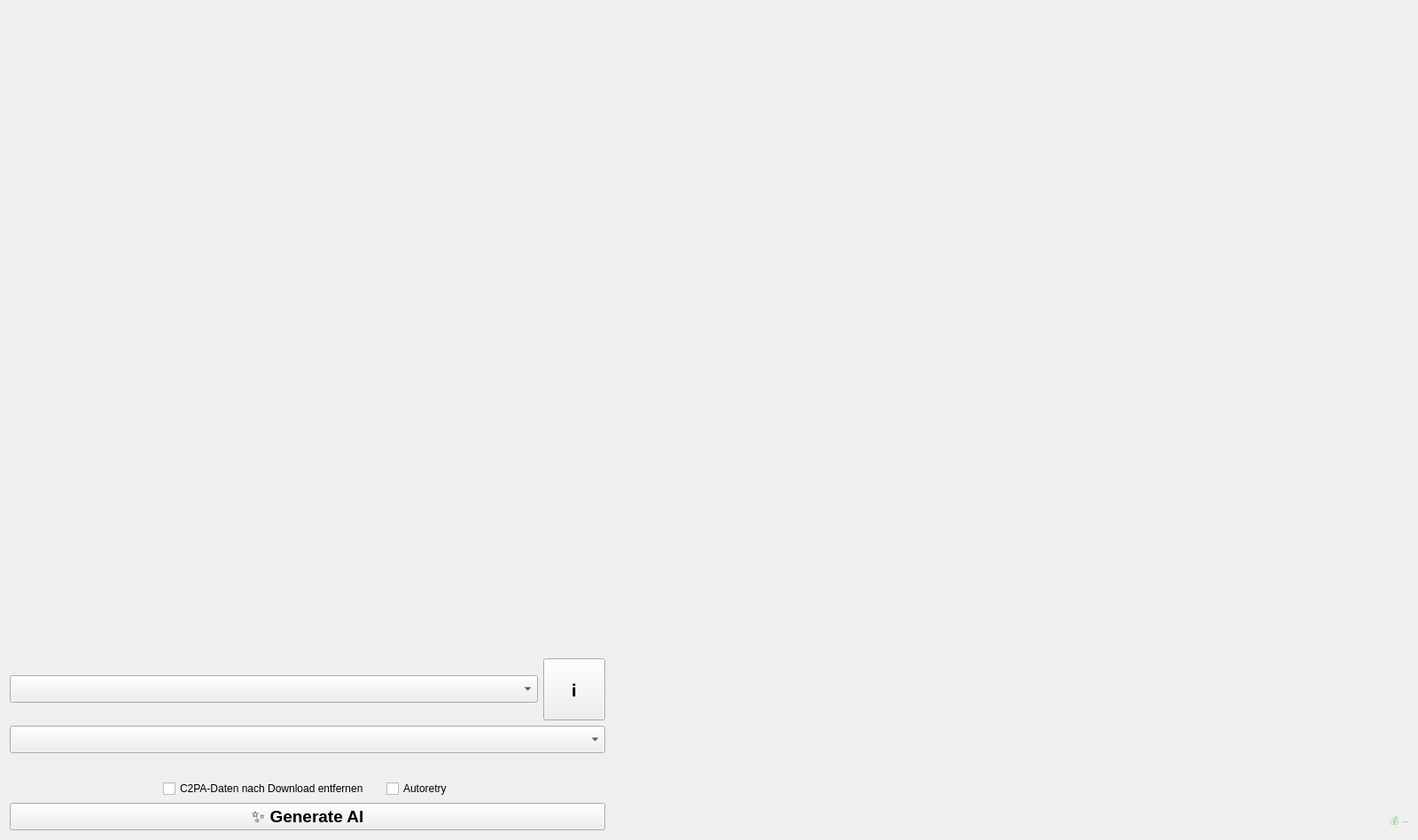
<?xml version="1.0" encoding="UTF-8"?>
<ui version="4.0">
 <class>MainWindow</class>
 <widget class="QWidget" name="MainWindow">
  <property name="geometry">
   <rect>
    <x>0</x>
    <y>0</y>
    <width>1600</width>
    <height>900</height>
   </rect>
  </property>
  <property name="windowTitle">
   <string>API Image Generator</string>
  </property>
  <layout class="QHBoxLayout" name="root_layout" stretch="1,1">
   <property name="spacing">
    <number>6</number>
   </property>
   <property name="leftMargin">
    <number>11</number>
   </property>
   <property name="topMargin">
    <number>11</number>
   </property>
   <property name="rightMargin">
    <number>11</number>
   </property>
   <property name="bottomMargin">
    <number>11</number>
   </property>
   <item>
    <layout class="QVBoxLayout" name="left_layout" stretch="1,0,0,0,0,0,0">
     <property name="spacing">
      <number>6</number>
     </property>
     <property name="leftMargin">
      <number>0</number>
     </property>
     <property name="topMargin">
      <number>0</number>
     </property>
     <property name="rightMargin">
      <number>0</number>
     </property>
     <property name="bottomMargin">
      <number>0</number>
     </property>
     <item>
      <widget class="QWidget" name="prompt_slot" native="true">
       <property name="sizePolicy">
        <sizepolicy hsizetype="Expanding" vsizetype="Expanding">
         <horstretch>0</horstretch>
         <verstretch>0</verstretch>
        </sizepolicy>
       </property>
       <property name="minimumSize">
        <size>
         <width>0</width>
         <height>180</height>
        </size>
       </property>
      </widget>
     </item>
     <item>
      <layout class="QHBoxLayout" name="folder_row">
       <property name="spacing">
        <number>6</number>
       </property>
       <property name="leftMargin">
        <number>0</number>
       </property>
       <property name="topMargin">
        <number>0</number>
       </property>
       <property name="rightMargin">
        <number>0</number>
       </property>
       <property name="bottomMargin">
        <number>0</number>
       </property>
       <item>
        <widget class="FolderDropdown" name="folder_dropdown">
         <property name="sizePolicy">
          <sizepolicy hsizetype="Expanding" vsizetype="Fixed">
           <horstretch>0</horstretch>
           <verstretch>0</verstretch>
          </sizepolicy>
         </property>
         <property name="font">
          <font>
           <pointsize>14</pointsize>
          </font>
         </property>
        </widget>
       </item>
       <item>
        <widget class="GenerateAiButton" name="info_btn">
         <property name="minimumSize">
          <size>
           <width>70</width>
           <height>70</height>
          </size>
         </property>
         <property name="maximumSize">
          <size>
           <width>70</width>
           <height>70</height>
          </size>
         </property>
         <property name="font">
          <font>
           <pointsize>14</pointsize>
           <bold>true</bold>
          </font>
         </property>
         <property name="toolTip">
          <string>Info / About</string>
         </property>
         <property name="text">
          <string>ℹ</string>
         </property>
        </widget>
       </item>
      </layout>
     </item>
     <item>
      <layout class="QHBoxLayout" name="model_row" stretch="1">
       <property name="spacing">
        <number>6</number>
       </property>
       <property name="leftMargin">
        <number>0</number>
       </property>
       <property name="topMargin">
        <number>0</number>
       </property>
       <property name="rightMargin">
        <number>0</number>
       </property>
       <property name="bottomMargin">
        <number>0</number>
       </property>
       <item>
        <widget class="Dropdown" name="model_dropdown">
         <property name="font">
          <font>
           <pointsize>14</pointsize>
          </font>
         </property>
        </widget>
       </item>
      </layout>
     </item>
     <item>
      <layout class="QHBoxLayout" name="param_row">
       <property name="spacing">
        <number>6</number>
       </property>
       <property name="leftMargin">
        <number>16</number>
       </property>
       <property name="topMargin">
        <number>0</number>
       </property>
       <property name="rightMargin">
        <number>16</number>
       </property>
       <property name="bottomMargin">
        <number>0</number>
       </property>
       <item>
        <widget class="QFrame" name="param_frame">
         <property name="frameShape">
          <enum>QFrame::Shape::NoFrame</enum>
         </property>
         <layout class="QFormLayout" name="param_layout">
          <property name="labelAlignment">
           <set>Qt::AlignmentFlag::AlignRight</set>
          </property>
          <property name="formAlignment">
           <set>Qt::AlignmentFlag::AlignLeft|Qt::AlignmentFlag::AlignTop</set>
          </property>
          <property name="horizontalSpacing">
           <number>6</number>
          </property>
          <property name="verticalSpacing">
           <number>6</number>
          </property>
          <property name="leftMargin">
           <number>9</number>
          </property>
          <property name="topMargin">
           <number>9</number>
          </property>
          <property name="rightMargin">
           <number>9</number>
          </property>
          <property name="bottomMargin">
           <number>9</number>
          </property>
         </layout>
        </widget>
       </item>
      </layout>
     </item>
     <item>
      <layout class="QHBoxLayout" name="thumb_row">
       <property name="spacing">
        <number>6</number>
       </property>
       <property name="leftMargin">
        <number>16</number>
       </property>
       <property name="topMargin">
        <number>0</number>
       </property>
       <property name="rightMargin">
        <number>16</number>
       </property>
       <property name="bottomMargin">
        <number>0</number>
       </property>
      </layout>
     </item>
     <item>
      <layout class="QHBoxLayout" name="options_row" stretch="1,0,0,1">
       <property name="spacing">
        <number>20</number>
       </property>
       <property name="leftMargin">
        <number>0</number>
       </property>
       <property name="topMargin">
        <number>0</number>
       </property>
       <property name="rightMargin">
        <number>0</number>
       </property>
       <property name="bottomMargin">
        <number>0</number>
       </property>
       <item>
        <spacer name="options_left_spacer">
         <property name="orientation">
          <enum>Qt::Orientation::Horizontal</enum>
         </property>
         <property name="sizeType">
          <enum>QSizePolicy::Policy::Expanding</enum>
         </property>
         <property name="sizeHint" stdset="0">
          <size>
           <width>0</width>
           <height>0</height>
          </size>
         </property>
        </spacer>
       </item>
       <item>
        <widget class="OptionCheckBox" name="remove_c2pa_checkbox">
         <property name="text">
          <string>C2PA-Daten nach Download entfernen</string>
         </property>
        </widget>
       </item>
       <item>
        <widget class="OptionCheckBox" name="auto_retry_checkbox">
         <property name="text">
          <string>Autoretry</string>
         </property>
        </widget>
       </item>
       <item>
        <spacer name="options_right_spacer">
         <property name="orientation">
          <enum>Qt::Orientation::Horizontal</enum>
         </property>
         <property name="sizeType">
          <enum>QSizePolicy::Policy::Expanding</enum>
         </property>
         <property name="sizeHint" stdset="0">
          <size>
           <width>0</width>
           <height>0</height>
          </size>
         </property>
        </spacer>
       </item>
      </layout>
     </item>
     <item>
      <widget class="GenerateAiButton" name="generate_btn">
       <property name="font">
        <font>
         <pointsize>14</pointsize>
         <bold>true</bold>
        </font>
       </property>
       <property name="text">
        <string>✨ Generate AI</string>
       </property>
      </widget>
     </item>
    </layout>
   </item>
   <item>
    <layout class="QVBoxLayout" name="right_layout">
     <property name="spacing">
      <number>6</number>
     </property>
     <property name="leftMargin">
      <number>0</number>
     </property>
     <property name="topMargin">
      <number>0</number>
     </property>
     <property name="rightMargin">
      <number>0</number>
     </property>
     <property name="bottomMargin">
      <number>0</number>
     </property>
     <item>
      <widget class="ImagePreview" name="image_preview" native="true">
       <property name="minimumSize">
        <size>
         <width>900</width>
         <height>900</height>
        </size>
       </property>
       <property name="maximumSize">
        <size>
         <width>900</width>
         <height>900</height>
        </size>
       </property>
      </widget>
     </item>
     <item>
      <layout class="QHBoxLayout" name="status_row">
       <property name="spacing">
        <number>6</number>
       </property>
       <property name="leftMargin">
        <number>0</number>
       </property>
       <property name="topMargin">
        <number>0</number>
       </property>
       <property name="rightMargin">
        <number>0</number>
       </property>
       <property name="bottomMargin">
        <number>0</number>
       </property>
       <item>
        <widget class="QWidget" name="status_slot" native="true">
         <property name="sizePolicy">
          <sizepolicy hsizetype="Expanding" vsizetype="Fixed">
           <horstretch>0</horstretch>
           <verstretch>0</verstretch>
          </sizepolicy>
         </property>
         <property name="minimumSize">
          <size>
           <width>0</width>
           <height>20</height>
          </size>
         </property>
         <property name="maximumSize">
          <size>
           <width>16777215</width>
           <height>20</height>
          </size>
         </property>
        </widget>
       </item>
       <item>
        <widget class="QLabel" name="credits_label">
         <property name="minimumSize">
          <size>
           <width>0</width>
           <height>20</height>
          </size>
         </property>
         <property name="maximumSize">
          <size>
           <width>16777215</width>
           <height>20</height>
          </size>
         </property>
         <property name="styleSheet">
          <string notr="true">color:#8fd18f; font-size:11px;</string>
         </property>
         <property name="text">
          <string>💰 --</string>
         </property>
         <property name="alignment">
          <set>Qt::AlignmentFlag::AlignRight|Qt::AlignmentFlag::AlignVCenter</set>
         </property>
        </widget>
       </item>
      </layout>
     </item>
    </layout>
   </item>
  </layout>
 </widget>
 <customwidgets>
  <customwidget>
   <class>GenerateAiButton</class>
   <extends>QPushButton</extends>
   <header>ui.controls</header>
  </customwidget>
  <customwidget>
   <class>OptionCheckBox</class>
   <extends>QCheckBox</extends>
   <header>ui.controls</header>
  </customwidget>
  <customwidget>
   <class>Dropdown</class>
   <extends>QComboBox</extends>
   <header>ui.controls</header>
  </customwidget>
  <customwidget>
   <class>FolderDropdown</class>
   <extends>QComboBox</extends>
   <header>ui.controls</header>
  </customwidget>
  <customwidget>
   <class>ImagePreview</class>
   <extends>QWidget</extends>
   <header>ui.controls</header>
  </customwidget>
 </customwidgets>
 <resources/>
 <connections/>
</ui>
